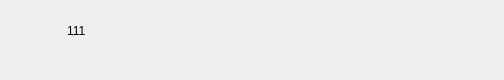
<?xml version="1.0" encoding="UTF-8"?>
<ui version="4.0">
 <class>FriendItem</class>
 <widget class="QWidget" name="FriendItem">
  <property name="geometry">
   <rect>
    <x>0</x>
    <y>0</y>
    <width>500</width>
    <height>80</height>
   </rect>
  </property>
  <property name="windowTitle">
   <string>Form</string>
  </property>
  <layout class="QHBoxLayout" name="horizontalLayout_2">
   <item>
    <widget class="QLabel" name="label">
     <property name="minimumSize">
      <size>
       <width>50</width>
       <height>50</height>
      </size>
     </property>
     <property name="maximumSize">
      <size>
       <width>50</width>
       <height>50</height>
      </size>
     </property>
     <property name="styleSheet">
      <string notr="true">background-color: rgba(255, 255, 255, 0);</string>
     </property>
     <property name="text">
      <string/>
     </property>
    </widget>
   </item>
   <item>
    <layout class="QVBoxLayout" name="verticalLayout" stretch="2,1">
     <property name="spacing">
      <number>0</number>
     </property>
     <item>
      <widget class="QLabel" name="label_2">
       <property name="minimumSize">
        <size>
         <width>400</width>
         <height>0</height>
        </size>
       </property>
       <property name="styleSheet">
        <string notr="true">background-color: rgba(255, 255, 255, 0);
font: 10pt &quot;Microsoft YaHei UI&quot;;
color: rgb(0, 0, 0);</string>
       </property>
       <property name="text">
        <string>111</string>
       </property>
      </widget>
     </item>
     <item>
      <widget class="QLabel" name="label_4">
       <property name="styleSheet">
        <string notr="true">color: rgb(85, 85, 85);
background-color: rgba(255, 255, 255, 0);</string>
       </property>
       <property name="text">
        <string/>
       </property>
      </widget>
     </item>
    </layout>
   </item>
   <item>
    <layout class="QVBoxLayout" name="verticalLayout_2">
     <item>
      <widget class="QLabel" name="label_5">
       <property name="maximumSize">
        <size>
         <width>40</width>
         <height>16777215</height>
        </size>
       </property>
       <property name="styleSheet">
        <string notr="true">color: rgb(85, 85, 85);
background-color: rgba(255, 255, 255, 0);</string>
       </property>
       <property name="text">
        <string/>
       </property>
      </widget>
     </item>
     <item>
      <spacer name="verticalSpacer">
       <property name="orientation">
        <enum>Qt::Vertical</enum>
       </property>
       <property name="sizeHint" stdset="0">
        <size>
         <width>20</width>
         <height>17</height>
        </size>
       </property>
      </spacer>
     </item>
     <item>
      <layout class="QHBoxLayout" name="horizontalLayout">
       <item>
        <spacer name="horizontalSpacer">
         <property name="orientation">
          <enum>Qt::Horizontal</enum>
         </property>
         <property name="sizeHint" stdset="0">
          <size>
           <width>40</width>
           <height>20</height>
          </size>
         </property>
        </spacer>
       </item>
       <item>
        <widget class="QLabel" name="label_3">
         <property name="minimumSize">
          <size>
           <width>10</width>
           <height>10</height>
          </size>
         </property>
         <property name="maximumSize">
          <size>
           <width>10</width>
           <height>10</height>
          </size>
         </property>
         <property name="styleSheet">
          <string notr="true">background-color: rgba(255, 255, 255, 0);</string>
         </property>
         <property name="text">
          <string/>
         </property>
         <property name="scaledContents">
          <bool>true</bool>
         </property>
        </widget>
       </item>
      </layout>
     </item>
     <item>
      <spacer name="verticalSpacer_2">
       <property name="orientation">
        <enum>Qt::Vertical</enum>
       </property>
       <property name="sizeHint" stdset="0">
        <size>
         <width>20</width>
         <height>17</height>
        </size>
       </property>
      </spacer>
     </item>
    </layout>
   </item>
  </layout>
 </widget>
 <resources/>
 <connections/>
</ui>
